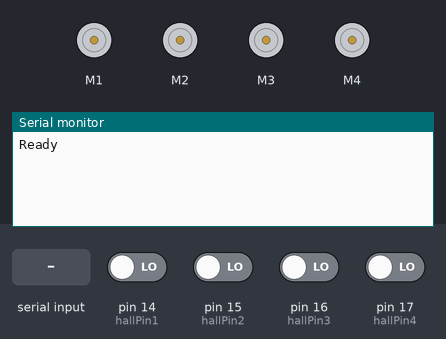
Recording of a sketch running on a simulated Arduino Uno, built with avr-gcc and run on an emulated ATmega328P. Parts: 4 × DC motor (green arrow = forward, orange = backward, longer = faster), the last lines printed to the serial monitor. The inputs (shaded band) are chosen by the test bench; at power-on: pin 14 (hallPin1), pin 15 (hallPin2), pin 16 (hallPin3), pin 17 (hallPin4) LOW.

Above: at 1.2 s.
1.3 s: "<left>" received over Serial
At 2.5 s:
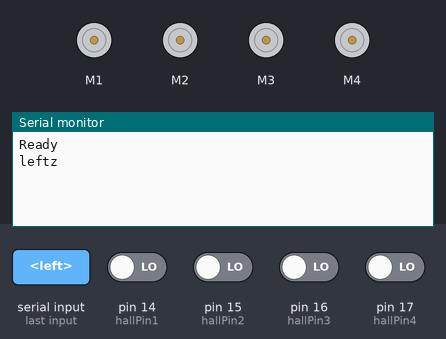
2.8 s: "<right>" received over Serial
At 3.9 s:
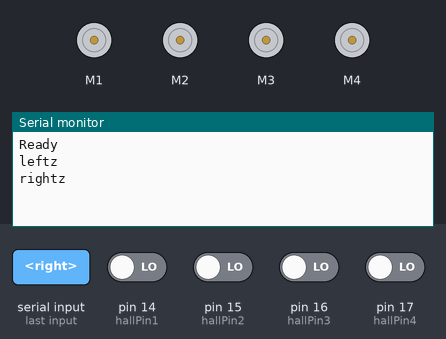

The sketch:

Sensing_and_DC_driving.ino
```cpp
#include <AFMotor.h>
// Project: The project this program is designed for is the floorplan mapping robot built by Zack Wood.
// This is the robot driving Arduino program for the 4 DC motor chassis with digital hall meter tachometers at each motor to track speed.
// The program runs as a slave device from a master microcomputer. The microcomputer controls the Arduino using serial communication.
// The Arduino sends the hall data back to the master microcomputer to be combined with mapping data from an ultrasonic sensor.

// Set pin numbers for hall pins. With Rev 1 Adafruit motor shield these should be set to analog input pins
int hallPin1 = 14;// A0
int hallPin2 = 15;// A1
int hallPin3 = 16;// A2
int hallPin4 = 17;// A3
int hpOld1;
int hpOld2;
int hpOld3;
int hpOld4;
int count1 = 0;
int count2 = 0;
int count3 = 0;
int count4 = 0;
// Motor variables
int spd1 = 0;
int spd2 = 0;
int spd3 = 0;
int spd4 = 0;
int direction1 = 1;//1 is forward, 0 is backward
int direction2 = 1;
int direction3 = 1;
int direction4 = 1;
AF_DCMotor motor1(1);// Input position here
AF_DCMotor motor2(2);// Input position here
AF_DCMotor motor3(3);// Input position here
AF_DCMotor motor4(4);// Input position here

// Serial receiving variables
const byte numChars = 32; //
char receivedChars[numChars]; // Stores received characters until end line character is received.
boolean newData = false;

void setup() {
  // put your setup code here, to run once:
  Serial.begin(9600);
  Serial.print("Ready\n"); // Tells Pi the Arduino is prepared to send communications
  // Serial communication between Arduino and Raspberry Pi
  // Raspberry Pi will send speed commands
  // Arduino will send hall sensor tachometer readout in RPM or m/s depending on application
  pinMode(hallPin1, INPUT);
  pinMode(hallPin2, INPUT);
  pinMode(hallPin3, INPUT);
  pinMode(hallPin4, INPUT);
  hpOld1 = digitalRead(hallPin1);
  hpOld2 = digitalRead(hallPin2);
  hpOld3 = digitalRead(hallPin3);
  hpOld4 = digitalRead(hallPin4);
  //
  motor1.setSpeed(spd1);
  motor2.setSpeed(spd2);
  motor3.setSpeed(spd3);
  motor4.setSpeed(spd4);
  motor1.run(RELEASE);
  motor2.run(RELEASE);
  motor3.run(RELEASE);
  motor4.run(RELEASE);
}

void recvWithStartEndMarker(){
  static boolean recvInProgress = false;
  static byte index = 0;
  char startMarker = '<';
  char endMarker = '>';
  char RecChar;
  // Receives commands from Pi
  while (Serial.available() > 0 && newData == false){
    RecChar = Serial.read();
    if (recvInProgress == true){

      if (RecChar != endMarker) {
        receivedChars[index] = RecChar;
        index++;
        if (index >= numChars){
          index = numChars - 1;
        }
      }
      else {
        receivedChars[index] = 'z';// terminates the string
        recvInProgress = false;
        index = 0;
        newData = true;
      }
    }
    else if(RecChar == startMarker){
      recvInProgress = true;
    }
  }
}

void showNewData(){
  if (newData == true){
    Serial.println(receivedChars);
    newData = false;
  }
}

void turn(){
  if (receivedChars == "left" && newData == true){
    // Values determined experimentally to execute 90 degree left turn.
    spd1 = 2;
    spd2 = 2;
    spd3 = 1;
    spd4 = 1;
    delay(1000);
  }
  else if(receivedChars == "right" && newData == true){
    spd1 = 1;
    spd2 = 1;
    spd3 = 2;
    spd4 = 2;
    delay(1000);
  }
}

void speedChange(){
  // c marks the string to change target speed
  int tempSpeed = 0;
  int tempStor = 0;
  if (receivedChars[0] = 'c'){

    for (int i = 1; i<4; i = i + 1) {
      tempStor = (int)receivedChars[i];
      tempSpeed = tempSpeed + tempStor * pow(10,i-1);
    }
    spd1 = tempSpeed;
    spd2 = tempSpeed;
    spd3 = tempSpeed;
    spd4 = tempSpeed;
  }
}

int hallPinRead(int hp,int valOld,int count, int dir){
  // hp is the hall pin, valOld is the old value. Initial value is taken in setup function
  int val = digitalRead(hp);

  if (val != valOld && dir ==1){
    count++;
    valOld = val;
    if (count % 2 == 0){
      return millis();
    }

  }
  else if (val != valOld && dir == 0){
    count--;
    valOld = val;
    if (count % 2 == 0){
      return millis();
    }

  }

}

void loop() {

  recvWithStartEndMarker();
  showNewData();
  hallPinRead(hallPin1, hpOld1, count1, direction1);
}
```

Measured:
- after the input at 1.3 s, the serial monitor: prints a new line at once (image 1)
- after the input at 2.8 s, the serial monitor: prints a new line at once (image 2)
